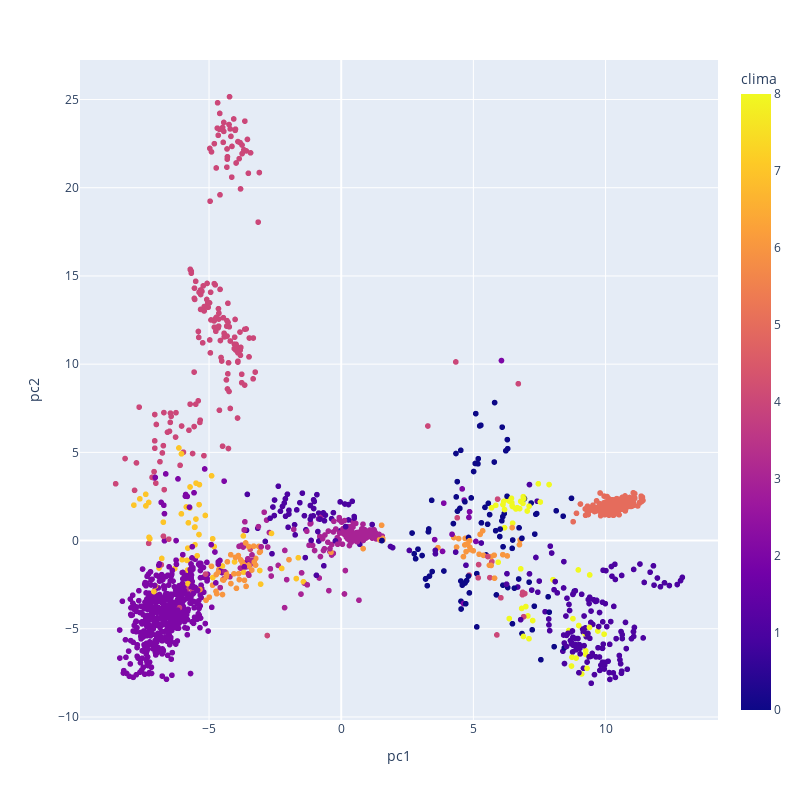

Notebook code cell kept with this figure:
### Code cell
# Grafica interactiva
fig = px.scatter(pca_proj, x='pc1', y='pc2', hover_data=['clima'], color = 'clima')
fig.update_layout(autosize=False,width=800,height=800,)
fig.show()

### Figure 1 — Plotly figure (JSON) as saved in the notebook; plotly's stock layout.template omitted (floating-point values rounded to 4 significant figures; data arrays with more than 128 entries replaced by an {"elided": "..."} marker saying what was removed)
{"data": [{"customdata": {"elided": "1574x1 int values"}, "hovertemplate": "pc1=%{x}<br>pc2=%{y}<br>clima=%{marker.color}<extra></extra>", "legendgroup": "", "marker": {"color": {"elided": "1574 int values"}, "coloraxis": "coloraxis", "symbol": "circle"}, "mode": "markers", "name": "", "showlegend": false, "type": "scattergl", "x": {"elided": "1574 float values"}, "xaxis": "x", "y": {"elided": "1574 float values"}, "yaxis": "y"}], "layout": {"autosize": false, "coloraxis": {"colorbar": {"title": {"text": "clima"}}, "colorscale": [[0, "#0d0887"], [0.1111, "#46039f"], [0.2222, "#7201a8"], [0.3333, "#9c179e"], [0.4444, "#bd3786"], [0.5556, "#d8576b"], [0.6667, "#ed7953"], [0.7778, "#fb9f3a"], [0.8889, "#fdca26"], [1, "#f0f921"]]}, "height": 800, "legend": {"tracegroupgap": 0}, "margin": {"t": 60}, "width": 800, "xaxis": {"anchor": "y", "domain": [0, 1], "title": {"text": "pc1"}}, "yaxis": {"anchor": "x", "domain": [0, 1], "title": {"text": "pc2"}}}}
